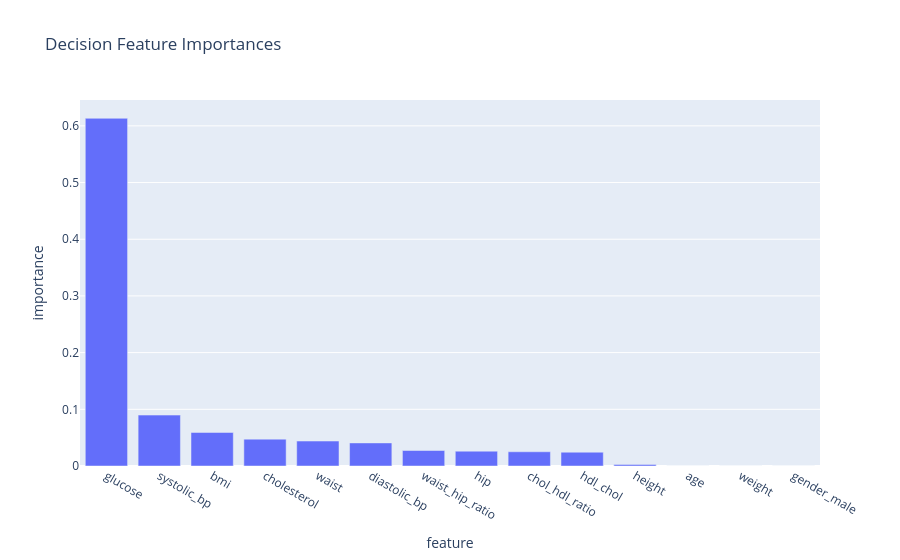

Write notebook code for a chart like this one.
### Code cell
importance_df = pd.DataFrame({
    'feature': X_train.columns,
    'importance': model.feature_importances_
}).sort_values('importance', ascending=False)

fig = px.bar(
    importance_df,
    x='feature',
    y='importance',
    title='Decision Feature Importances'
)
fig.show()

### Figure 1 — Plotly figure (JSON) as saved in the notebook; plotly's stock layout.template omitted (floating-point values rounded to 4 significant figures)
{"data": [{"hovertemplate": "feature=%{x}<br>importance=%{y}<extra></extra>", "legendgroup": "", "marker": {"color": "#636efa", "pattern": {"shape": ""}}, "name": "", "orientation": "v", "showlegend": false, "textposition": "auto", "type": "bar", "x": ["glucose", "systolic_bp", "bmi", "cholesterol", "waist", "diastolic_bp", "waist_hip_ratio", "hip", "chol_hdl_ratio", "hdl_chol", "height", "age", "weight", "gender_male"], "xaxis": "x", "y": [0.6133, 0.0898, 0.05917, 0.04739, 0.04401, 0.04073, 0.02734, 0.02618, 0.02508, 0.02438, 0.002583, 0.0, 0.0, 0.0], "yaxis": "y"}], "layout": {"barmode": "relative", "legend": {"tracegroupgap": 0}, "title": {"text": "Decision Feature Importances"}, "xaxis": {"anchor": "y", "domain": [0, 1], "title": {"text": "feature"}}, "yaxis": {"anchor": "x", "domain": [0, 1], "title": {"text": "importance"}}}}
